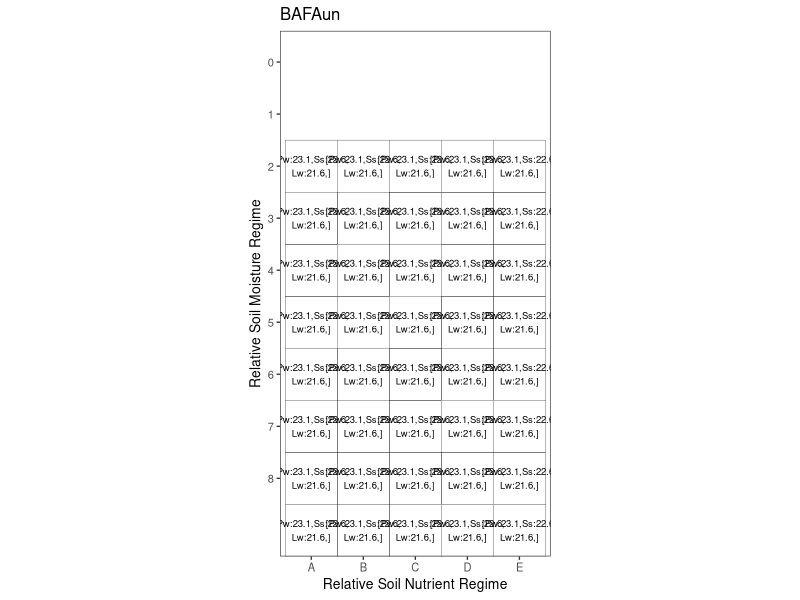
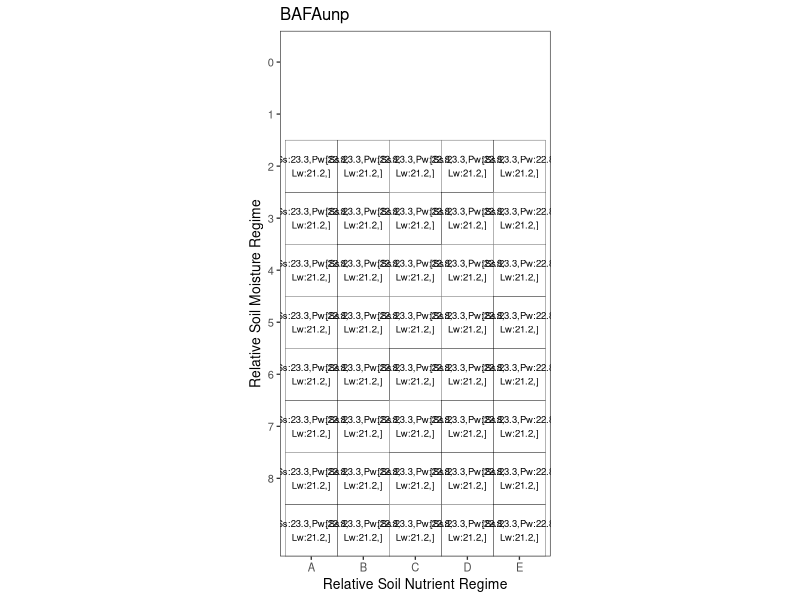
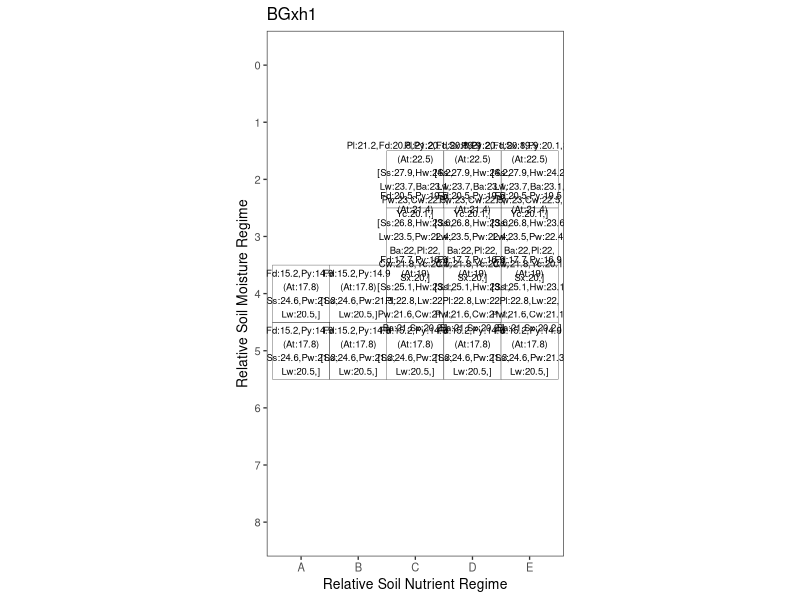
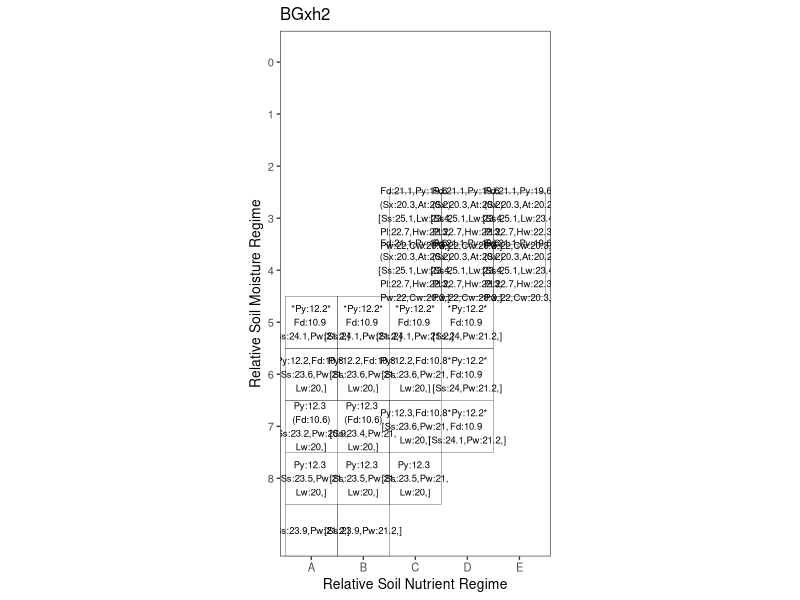
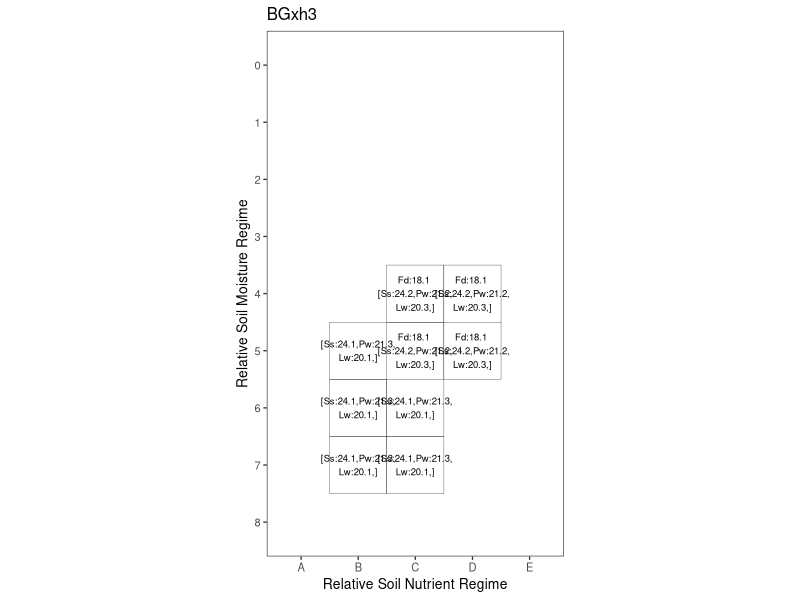
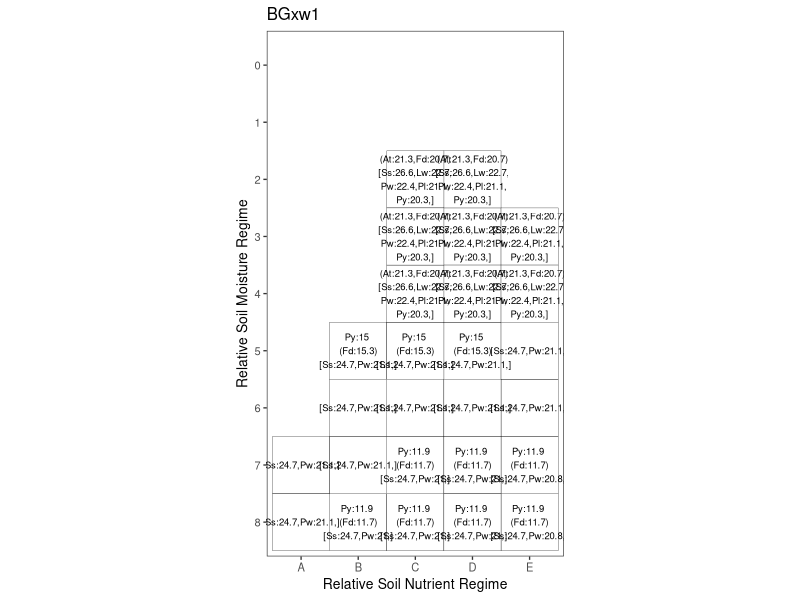
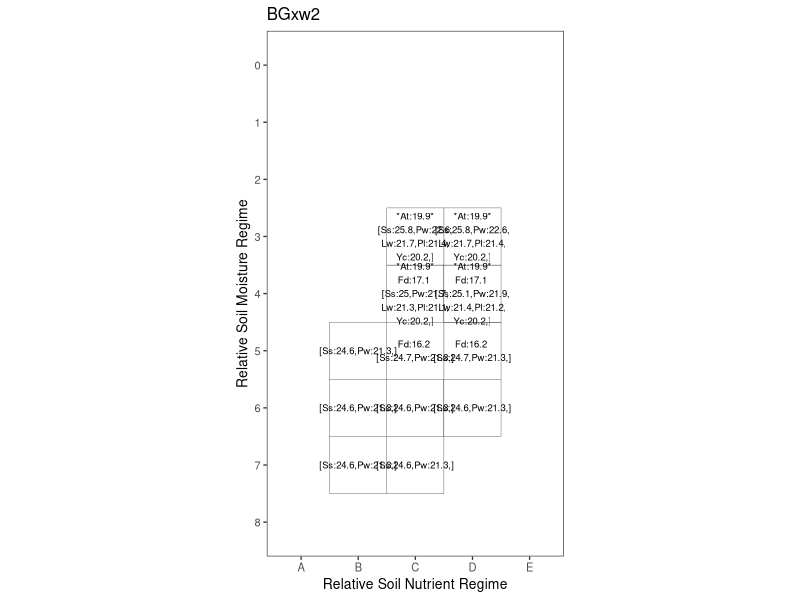
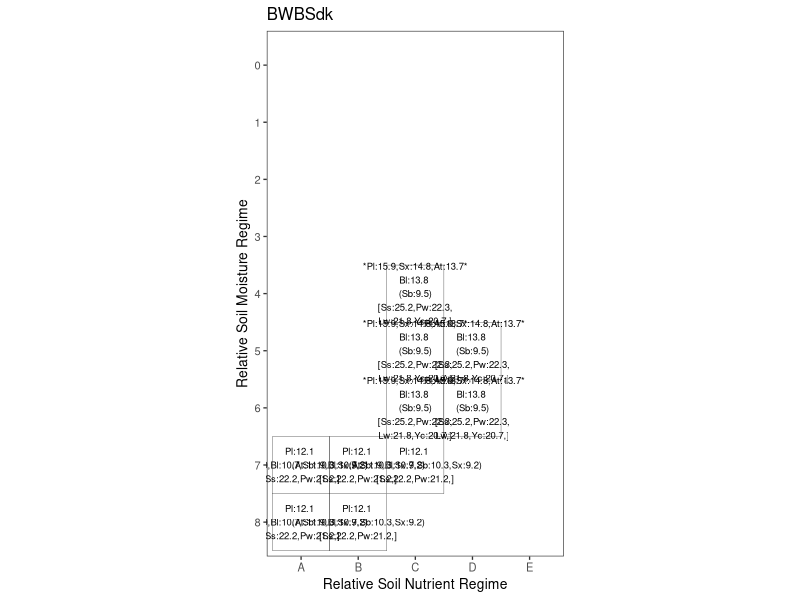

Source code (R) for these figures, in order: (Note: this script raises an error after producing the figures.)
library(tidyr)
library(ggplot2)
library(foreach)
library(data.table)
library(dplyr)

###Site Index testing###############
setwd("C:/Users/Kiri Daust/Desktop/PortfolioKiri")
SIdat <- fread("BartPredSI.csv", data.table = F)
edaDat <- fread("Edatopic_v11_7.csv", data.table = F)
edaDat <- edaDat[edaDat$Source %in% c("BECv10","BECv11"),c("MergedBGC", "SS_NoSpace","Edatopic")]
suitDat <- fread("TreeSpp_ESuit_v11_18.csv", data.table = F)
suitDat <- suitDat[suitDat$Unit %in% unique(edaDat$SS_NoSpace),c("Unit","Spp","ESuit")]
SIdat <- SIdat[,-4]

dat <- merge(SIdat, suitDat, by = c("Unit","Spp"), all = T)
dat <- dat[!is.na(dat$SIPred),]
dat <- dat[!is.na(dat$ESuit) | dat$SIPred >= 20,]
dat$ESuit[is.na(dat$ESuit)] <- 5
colnames(edaDat) <- c("Subzone","Unit","Edatopic")
edaDat <- unique(edaDat)
dat <- merge(dat, edaDat, by = "Unit", all.x = T)
dat$SIPred <- round(dat$SIPred,1)
dat <- unique(dat)
dat <- dat[!is.na(dat$Edatopic),]

setwd("C:/Users/Kiri Daust/Desktop/PortfolioKiri/SI_Grids")
out <- foreach(BGC = unique(dat$Subzone), .combine = rbind) %do% {
  sub <- dat[dat$Subzone == BGC,]
  gridDat <- foreach(eda = unique(sub$Edatopic), .combine = rbind) %do% {
    sub2 <- sub[sub$Edatopic == eda,]
    temp <- aggregate(cbind(SIPred, ESuit) ~ Spp + Edatopic, sub2, FUN = mean) %>%
      mutate(SIPred = round(SIPred,1), ESuit = round(ESuit, 0))
    temp <- temp[order(-temp$SIPred),]
    temp$Spp <- paste(temp$Spp,temp$SIPred, sep = ":")
    if(any(temp$ESuit == 1)){
      dom <- paste(temp$Spp[temp$ESuit == 1], collapse = ",")
      dom <- paste("*",dom,"*\n", sep = "")
    }else{
      dom <- NULL
    }
    if(any(temp$ESuit == 2)){
      sec <- temp$Spp[temp$ESuit == 2]
      sec <- paste(sec, collapse = ",")
      sec <- paste(sec,"\n")
    }else{
      sec <- NULL
    }
    if(any(temp$ESuit == 3)){
      un <- temp$Spp[temp$ESuit == 3]
      un <- paste(un, collapse = ",")
      un <- paste("(",un,")\n", sep = "")
    }else{
      un <- NULL
    }
    if(any(temp$ESuit %in% c(4,5))){
      x <- temp$Spp[temp$ESuit %in% c(4,5)]
      x <- paste(x,",",sep = "")
      if(length(x) >= 2){
        j <- 0
        for(i in seq(2,length(x), by = 2)){x <- append(x,"\n", after = i+j);j <- j+1}
      }
      if(x[length(x)] == "\n"){x <- x[-length(x)]}
      x <- paste(x, collapse = "")
      x <- paste("[",x,"]", sep = "")
    }else{
      x <- NULL
    }
    lab <- paste(dom, sec,  un,x, sep = "")
    
    data.frame(Edatopic = eda, Label = lab)
  }
  gridDat$Alpha <- gsub("[[:digit:]]","",gridDat$Edatopic)
  gridDat$Numeric <- gsub("[[:upper:]]","",gridDat$Edatopic) %>% as.numeric()
  ##plot
  pdf(file = paste("SIGrid_",BGC,".pdf",sep = ""), height = 10.5, paper = "letter")
  print(ggplot(data = gridDat)+
          geom_tile(aes(x= Alpha, y = Numeric), color = "black", fill = "white")+
          geom_text(aes(x = Alpha, y = Numeric, label = Label), size = 2.4)+
          scale_y_discrete(limits = c("8","7","6","5","4","3","2","1","0"))+
          scale_x_discrete(limits = c("A","B","C","D","E"))+
          labs(x = "Relative Soil Nutrient Regime", y = "Relative Soil Moisture Regime", cex = 1.5, title = BGC)+
          theme_bw(base_size = 10)+
          theme(panel.grid.major = element_blank(), panel.grid.minor = element_blank())+
          coord_fixed())
  dev.off()
  gridDat
}
